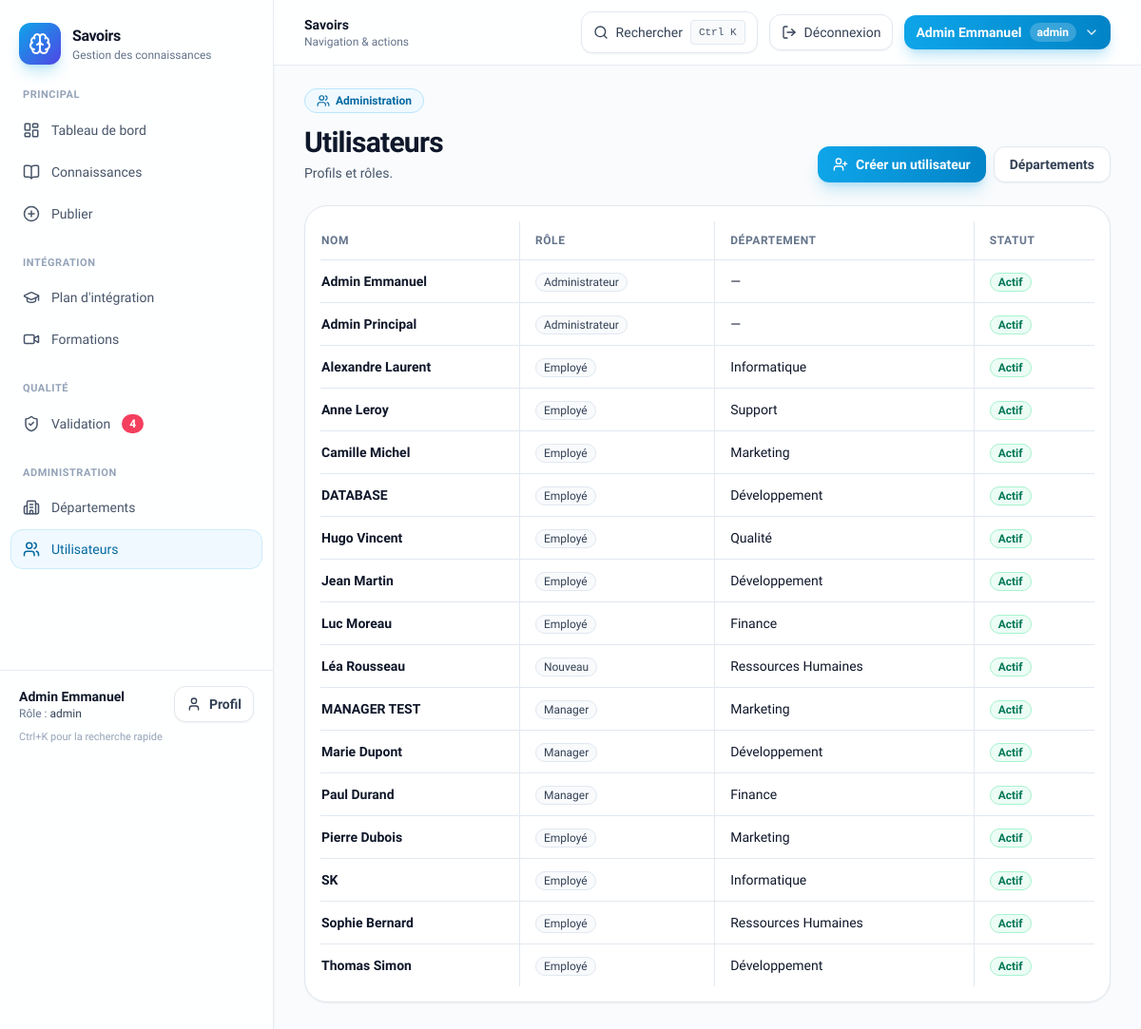
Screenshot of /admin-panel/utilisateurs/ (signed in) with the database file from the repository.
### app_connaissance/models.py (models this page shows, shortened)
class UserProfile(models.Model):
    class Role(models.TextChoices):
        ADMIN = "admin", "Administrateur"
        EMPLOYEE = "employee", "Employé"
        MANAGER = "manager", "Manager"
        NEW_EMPLOYEE = "new_employee", "Nouveau"
    class TypeContrat(models.TextChoices):
        CDI = "cdi", "CDI"
        CDD = "cdd", "CDD"
        STAGE = "stage", "Stage"
    user = models.OneToOneField(User, on_delete=models.CASCADE, related_name="profile", null=True, blank=True)
    display_name = models.CharField(max_length=120, unique=True)
    role = models.CharField(max_length=20, choices=Role.choices, default=Role.EMPLOYEE)
    department = models.ForeignKey(Department, on_delete=models.SET_NULL, null=True, blank=True, related_name="profiles")
    poste = models.ForeignKey(
        "Poste", on_delete=models.SET_NULL, null=True, blank=True, related_name="profiles"
    )
    type_contrat = models.CharField(
        max_length=20, choices=TypeContrat.choices, blank=True, default=""
    )
    date_embauche = models.DateField(blank=True, null=True)
    must_change_password = models.BooleanField(default=False)
    is_active = models.BooleanField(default=True)
    photo = models.ImageField(upload_to="profiles/", blank=True, null=True)
    class Meta:
        ordering = ["display_name"]

class Department(models.Model):
    name = models.CharField(max_length=40, unique=True)
    slug = models.SlugField(max_length=40, unique=True, blank=True)
    entreprise = models.ForeignKey(
        Entreprise, on_delete=models.CASCADE, related_name="departments", null=True, blank=True
    )
    manager = models.ForeignKey(
        User, on_delete=models.SET_NULL, null=True, blank=True, related_name="managed_departments"
    )
    description = models.CharField(max_length=280, blank=True, default="")
    class Meta:
        ordering = ["name"]
    def __str__(self) -> str:
        return self.name

### app_connaissance/views.py (the view)
# urls.py: path('admin-panel/utilisateurs/', views.users_admin, name='users_admin'),
@frontend_roles_required("admin")
def users_admin(request: HttpRequest) -> HttpResponse:
    users = UserProfile.objects.select_related("department", "poste").all()
    return render(request, "admin/users.html", {"users": list(users), "roles": ROLES})

### app_connaissance/frontend_auth.py (called while the page is built)
def frontend_roles_required(*allowed_roles: str) -> Callable[[Callable[..., HttpResponse]], Callable[..., HttpResponse]]:
    def _decorator(view_func: Callable[..., HttpResponse]) -> Callable[..., HttpResponse]:
        @wraps(view_func)
        def _wrapped(request: HttpRequest, *args, **kwargs) -> HttpResponse:
            role = None
            if request.user.is_authenticated:
                profile = getattr(request.user, "profile", None)
                role = profile.role if profile else None
            if role is None:
                role = request.session.get("frontend_demo_role")
            if role in allowed_roles:
                return view_func(request, *args, **kwargs)
            return redirect("forbidden")
        return _wrapped
    return _decorator

### app_connaissance/templates/admin/users.html (shortened to what this page needs)
{% extends "_layouts/app.html" %}
{% block content %}
  <div class="grid gap-6">
    <section class="flex flex-col gap-3 sm:flex-row sm:items-end sm:justify-between">
      <div>
        <span class="inline-flex items-center gap-1.5 rounded-full border border-sky-200 bg-sky-50 px-3 py-1 text-xs font-semibold text-sky-700">
          <i data-lucide="users" class="h-3.5 w-3.5"></i>
          Administration
        </span>
        <h1 class="mt-3 text-3xl font-bold tracking-tight text-slate-900">Utilisateurs</h1>
        <p class="mt-1 text-sm text-slate-600">Profils et rôles.</p>
      </div>
      <div class="flex flex-wrap gap-2">
        <a class="inline-flex items-center gap-2 rounded-xl bg-gradient-to-r from-sky-500 to-sky-600 px-4 py-2 text-sm font-semibold text-white shadow-lg shadow-sky-500/25 transition hover:from-sky-600 hover:to-sky-700" href="{% url 'user_create' %}">
          <i data-lucide="user-plus" class="h-4 w-4"></i>
          Créer un utilisateur
        </a>
        <a class="inline-flex items-center justify-center rounded-xl border border-slate-200 bg-white px-4 py-2 text-sm font-semibold text-slate-700 shadow-sm hover:bg-slate-50" href="{% url 'departments' %}">
          Départements
        </a>
      </div>
    </section>
    <section class="rounded-3xl border border-slate-200 bg-white p-4 shadow-sm">
      <div class="overflow-x-auto">
        <table class="min-w-full divide-y divide-slate-200 text-sm">
          <thead class="text-left text-xs font-semibold uppercase tracking-wider text-slate-500">
            <tr class="divide-x divide-slate-200">
              <th class="py-3 pr-4">Nom</th>
              <th class="px-4 py-3">Rôle</th>
              <th class="px-4 py-3">Département</th>
              <th class="px-4 py-3">Statut</th>
            </tr>
          </thead>
          <tbody class="divide-y divide-slate-200">
            {% for u in users %}
              <tr class="divide-x divide-slate-200 hover:bg-slate-50">
                <td class="py-3 pr-4 font-semibold text-slate-900">{{ u.display_name }}</td>
                <td class="px-4 py-3">
                  <span class="rounded-full border border-slate-200 bg-slate-50 px-2 py-0.5 text-xs text-slate-700">{{ u.get_role_display }}</span>
                </td>
                <td class="px-4 py-3">{{ u.department|default:"—" }}</td>
                <td class="px-4 py-3">
                  {% if u.is_active %}
                    <span class="rounded-full border border-emerald-200 bg-emerald-50 px-2 py-0.5 text-xs font-semibold text-emerald-700">Actif</span>
                  {% else %}
                    <span class="rounded-full border border-slate-200 bg-slate-50 px-2 py-0.5 text-xs font-semibold text-slate-700">Inactif</span>
                  {% endif %}
                </td>
              </tr>
            {% empty %}
              <tr>
                <td colspan="4" class="py-10 text-center text-slate-600">
                Aucun utilisateur. <a href="{% url 'user_create' %}" class="font-semibold text-sky-600 hover:underline">Créer un utilisateur</a>
              </td>
              </tr>
            {% endfor %}
          </tbody>
        </table>
      </div>
    </section>
  </div>
{% endblock %}

### app_connaissance/templates/_partials/sidebar.html
<div class="flex min-h-screen flex-col">
  <div class="px-5 py-6">
    <a href="{% url 'dashboard' %}" class="flex items-center gap-3 rounded-xl transition hover:opacity-90">
      <div class="flex h-11 w-11 items-center justify-center rounded-xl bg-gradient-to-br from-sky-500 to-indigo-600 text-white shadow-lg shadow-sky-500/25">
        <i data-lucide="brain" class="h-6 w-6"></i>
      </div>
      <div>
        <div class="text-base font-bold tracking-tight text-slate-900">Savoirs</div>
        <div class="text-xs font-medium text-slate-500">Gestion des connaissances</div>
      </div>
    </a>
  </div>
  <nav class="flex-1 px-3">
    <p class="px-3 pb-2 text-[11px] font-semibold uppercase tracking-wider text-slate-400">Principal</p>
    <a href="{% url 'dashboard' %}" class="mb-1 flex items-center gap-3 rounded-xl px-3 py-2.5 text-sm font-medium transition
      {% if request.resolver_match.url_name == 'dashboard' %} bg-sky-50 text-sky-700 ring-1 ring-sky-500/20 {% else %} text-slate-600 hover:bg-slate-100 hover:text-slate-900 {% endif %}">
      <i data-lucide="layout-dashboard" class="h-[18px] w-[18px] shrink-0"></i>
      <span>Tableau de bord</span>
    </a>
    <a href="{% url 'knowledge_list' %}" class="mb-1 flex items-center gap-3 rounded-xl px-3 py-2.5 text-sm font-medium transition
      {% if request.resolver_match.url_name == 'knowledge_list' or request.resolver_match.url_name == 'knowledge_detail' %} bg-sky-50 text-sky-700 ring-1 ring-sky-500/20 {% else %} text-slate-600 hover:bg-slate-100 hover:text-slate-900 {% endif %}">
      <i data-lucide="book-open" class="h-[18px] w-[18px] shrink-0"></i>
      <span>Connaissances</span>
    </a>
    <a href="{% url 'knowledge_create' %}" class="mb-1 flex items-center gap-3 rounded-xl px-3 py-2.5 text-sm font-medium transition
      {% if request.resolver_match.url_name == 'knowledge_create' %} bg-sky-50 text-sky-700 ring-1 ring-sky-500/20 {% else %} text-slate-600 hover:bg-slate-100 hover:text-slate-900 {% endif %}">
      <i data-lucide="plus-circle" class="h-[18px] w-[18px] shrink-0"></i>
      <span>Publier</span>
    </a>
    <p class="mt-6 px-3 pb-2 text-[11px] font-semibold uppercase tracking-wider text-slate-400">Intégration</p>
    <a href="{% url 'onboarding_home' %}" class="mb-1 flex items-center gap-3 rounded-xl px-3 py-2.5 text-sm font-medium transition
      {% if request.resolver_match.url_name == 'onboarding_home' %} bg-sky-50 text-sky-700 ring-1 ring-sky-500/20 {% else %} text-slate-600 hover:bg-slate-100 hover:text-slate-900 {% endif %}">
      <i data-lucide="graduation-cap" class="h-[18px] w-[18px] shrink-0"></i>
      <span>Plan d'intégration</span>
    </a>
    <a href="{% url 'trainings' %}" class="mb-1 flex items-center gap-3 rounded-xl px-3 py-2.5 text-sm font-medium transition
      {% if request.resolver_match.url_name == 'trainings' %} bg-sky-50 text-sky-700 ring-1 ring-sky-500/20 {% else %} text-slate-600 hover:bg-slate-100 hover:text-slate-900 {% endif %}">
      <i data-lucide="video" class="h-[18px] w-[18px] shrink-0"></i>
      <span>Formations</span>
    </a>
    {% if frontend.role == "manager" or frontend.role == "admin" %}
      <p class="mt-6 px-3 pb-2 text-[11px] font-semibold uppercase tracking-wider text-slate-400">Qualité</p>
      <a href="{% url 'validation_queue' %}" class="mb-1 flex items-center gap-3 rounded-xl px-3 py-2.5 text-sm font-medium transition
        {% if request.resolver_match.url_name == 'validation_queue' %} bg-sky-50 text-sky-700 ring-1 ring-sky-500/20 {% else %} text-slate-600 hover:bg-slate-100 hover:text-slate-900 {% endif %}">
        <i data-lucide="shield-check" class="h-[18px] w-[18px] shrink-0"></i>
        <span>Validation</span>
        {% if frontend.pending_validation_count %}
          <span class="ml-auto rounded-full bg-rose-500 px-2 py-0.5 text-xs font-semibold text-white">{{ frontend.pending_validation_count }}</span>
        {% endif %}
      </a>
    {% endif %}
    {% if frontend.role == "admin" %}
      <p class="mt-6 px-3 pb-2 text-[11px] font-semibold uppercase tracking-wider text-slate-400">Administration</p>
      <a href="{% url 'departments' %}" class="mb-1 flex items-center gap-3 rounded-xl px-3 py-2.5 text-sm font-medium transition
        {% if request.resolver_match.url_name == 'departments' %} bg-sky-50 text-sky-700 ring-1 ring-sky-500/20 {% else %} text-slate-600 hover:bg-slate-100 hover:text-slate-900 {% endif %}">
        <i data-lucide="building-2" class="h-[18px] w-[18px] shrink-0"></i>
        <span>Départements</span>
      </a>
      <a href="{% url 'users_admin' %}" class="mb-1 flex items-center gap-3 rounded-xl px-3 py-2.5 text-sm font-medium transition
        {% if request.resolver_match.url_name == 'users_admin' %} bg-sky-50 text-sky-700 ring-1 ring-sky-500/20 {% else %} text-slate-600 hover:bg-slate-100 hover:text-slate-900 {% endif %}">
        <i data-lucide="users" class="h-[18px] w-[18px] shrink-0"></i>
        <span>Utilisateurs</span>
      </a>
    {% endif %}
  </nav>
  <div class="border-t border-slate-200/80 px-5 py-4">
    <div class="flex items-center justify-between gap-3">
      <div class="min-w-0">
        <p class="truncate text-sm font-semibold text-slate-900">{{ frontend.display_name }}</p>
        <p class="text-xs font-medium text-slate-500">Rôle : <span class="text-slate-700">{{ frontend.role|default:"—" }}</span></p>
      </div>
      <a href="{% url 'profile' %}" class="inline-flex items-center gap-2 rounded-xl border border-slate-200 bg-white px-3 py-2 text-sm font-semibold text-slate-700 shadow-sm transition hover:bg-slate-50">
        <i data-lucide="user" class="h-4 w-4"></i>
        Profil
      </a>
    </div>
    <p class="mt-2 text-[11px] text-slate-400">Ctrl+K pour la recherche rapide</p>
  </div>
</div>

### app_connaissance/templates/_partials/topbar.html (shortened to what this page needs)
<header class="sticky top-0 z-30 border-b border-slate-200/80 bg-white/85 backdrop-blur-md">
  <div class="flex items-center gap-3 px-4 py-3 sm:px-6 lg:px-8">
    <div class="min-w-0">
      <h1 class="text-sm font-bold text-slate-900">Savoirs</h1>
      <p class="text-xs text-slate-500">Navigation & actions</p>
    </div>
    <button type="button" class="hidden items-center gap-2 rounded-xl border border-slate-200 bg-white px-3 py-2 text-sm font-medium text-slate-700 shadow-sm transition hover:bg-slate-50 sm:inline-flex" onclick="document.getElementById('command-palette')?.showModal()">
      <i data-lucide="search" class="h-4 w-4"></i>
      Rechercher
      <kbd class="rounded border border-slate-200 bg-slate-50 px-2 py-0.5 text-[11px] font-medium text-slate-600">Ctrl K</kbd>
    </button>
    <a href="{% url 'logout_view' %}" class="inline-flex items-center gap-2 rounded-xl border border-slate-200 bg-white px-3 py-2 text-sm font-medium text-slate-700 shadow-sm transition hover:bg-rose-50 hover:border-rose-200 hover:text-rose-700" title="Se déconnecter">
      <i data-lucide="log-out" class="h-4 w-4"></i>
      <span class="hidden sm:inline">Déconnexion</span>
    </a>
    <div class="relative" x-data="{ open: false }">
      <button type="button" class="inline-flex items-center gap-2 rounded-xl bg-gradient-to-r from-sky-500 to-sky-600 px-3 py-2 text-sm font-semibold text-white shadow-lg shadow-sky-500/25 transition hover:from-sky-600 hover:to-sky-700" @click="open=!open" :aria-expanded="open">
        <span class="max-w-[140px] truncate">{{ frontend.display_name }}</span>
        <span class="hidden rounded-full bg-white/20 px-2 py-0.5 text-xs sm:inline">{{ frontend.role|default:"invité" }}</span>
        <i data-lucide="chevron-down" class="h-4 w-4 opacity-90"></i>
      </button>
    </div>
  </div>
</header>

### app_connaissance/templates/_layouts/base.html (style rules this page uses)
:root { --font-sans: 'Plus Jakarta Sans', ui-sans-serif, system-ui, sans-serif; --primary: 14 165 233; --primary-hover: 2 132 199; --accent: 99 102 241; --success: 5 150 105; --warning: 245 158 11; --muted: 100 116 139; }
body { font-family: var(--font-sans); }

### rows the page displays
UserProfile: display_name "Admin Emmanuel", role "admin", role "Administrateur", department "—", is_active "Actif"
UserProfile: display_name "Admin Principal", role "Administrateur", department "—", is_active "Actif"
UserProfile: display_name "Alexandre Laurent", role "Employé", department "Informatique", is_active "Actif"
UserProfile: display_name "Anne Leroy", role "Employé", department "Support", is_active "Actif"
UserProfile: display_name "Camille Michel", role "Employé", department "Marketing", is_active "Actif"
UserProfile: display_name "DATABASE", role "Employé", department "Développement", is_active "Actif"
UserProfile: display_name "Hugo Vincent", role "Employé", department "Qualité", is_active "Actif"
UserProfile: display_name "Jean Martin", role "Employé", department "Développement", is_active "Actif"
UserProfile: display_name "Luc Moreau", role "Employé", department "Finance", is_active "Actif"
UserProfile: display_name "Léa Rousseau", role "Nouveau", department "Ressources Humaines", is_active "Actif"
UserProfile: display_name "MANAGER TEST", role "Manager", department "Marketing", is_active "Actif"
UserProfile: display_name "Marie Dupont", role "Manager", department "Développement", is_active "Actif"
UserProfile: display_name "Paul Durand", role "Manager", department "Finance", is_active "Actif"
UserProfile: display_name "Pierre Dubois", role "Employé", department "Marketing", is_active "Actif"
UserProfile: display_name "SK", role "Employé", department "Informatique", is_active "Actif"
UserProfile: display_name "Sophie Bernard", role "Employé", department "Ressources Humaines", is_active "Actif"
UserProfile: display_name "Thomas Simon", role "Employé", department "Développement", is_active "Actif"

### other values shown
{{ frontend.pending_validation_count }} "4"
